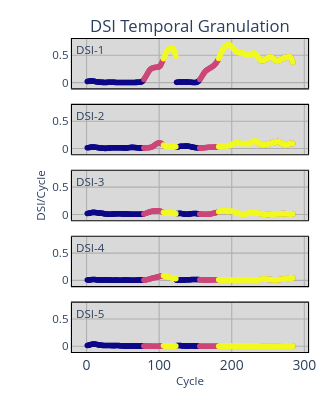

The notebook cell saved with this chart:
### Code cell
brngs = [f'B1_{i+1}' for i in range(5)]
brngs = ['B1_1','B1_2','B1_3','B1_4','B1_5','B2_1','B2_2','B2_4',][:2]
paths = [f'Dataset\DSIR1n\{brng}.csv' for brng in brngs]
DSIs = [pd.read_csv(path) for path in paths]
#DSIs = [DSI.drop(["FTF"], axis=1) for DSI in DSIs]
ftrs = len(DSIs[0].columns)
DSIs = [RS1,RS2]
teda = AutoCloud(m=m,nI=nI,nR=nR,nO=nO,mO=mO,ηS=[N1,N2,N3],
			  tau=τ,eol=EOL,ref=ref,act=act,
			  wtaG=False,wtaP=False,store=True,feedback='symmetric',
			  rho=RHO,intr_state='carry'
			  )
w = 1
for DSI in DSIs: 
    teda.SimGranulation(WindowDSI(DSI,w))

print(f"HI (HI_Granularity): cov={teda.cov:.3f} | sp={teda.sp:.3f} | V=média(cov*sp)={teda.V:.4f} | Vsum={teda.Vsum:.4f}")
PlotSimulation(teda=teda,mode='ply',xi=10, yf=100,ftrs=ftrs,dsi_mode='hide')
